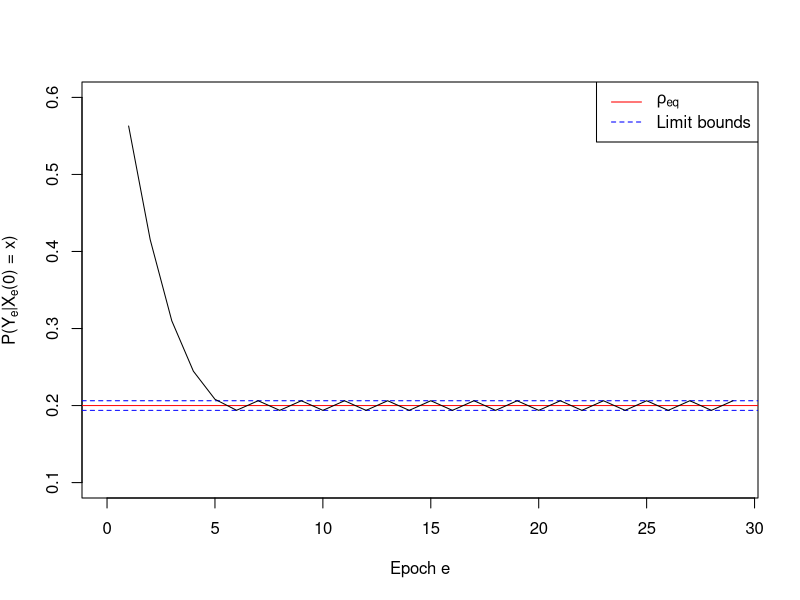

Recreate this plot in R.
################################################################
################################################################
## Successive adjuvancy basic simulation of theorem 1         ##
################################################################
################################################################
## 
## James Liley, April 27
##



################################################################
## Seed, functions, parameters                                ##
################################################################

# Random seed
set.seed(1)

# Logistic function
logistic=function(x,a=1) 1/(1+exp(-a*x))

# Parameters
n=1000 # number of samples
p=3 # dimension of x

# Test point
x=c(2,3,-1)

# Function g moves x by this much
mxs0=0.6

# Compute (and plot) for this many epochs
nlimit=30

# Function governing how to compute rho from values z=P(Y_e|X_e(0)=x) (oracle is mean of z)
rho_fit=function(z,e) mean(f(z,e=e)) # effectively unbiased, no variance

# Set to TRUE to save figure to file rather than drawing in R
save_plot=TRUE



################################################################
## Define functions f and g                                   ##
################################################################

## f, parametrised by beta (beta=(0.62,0.18,0.84) if run with seed). Identical over epochs.
##  Function f has limits 0,1 as any element of x-> -infinity, infinity. It is continuous in both arguments.
beta=abs(rnorm(p)) # WOLOG assume elements of beta are positive
f=function(x,e=0) as.numeric(logistic(x %*% beta))

## Deterministically valued g:  g(r,x) = x + s*mxs*sign(r-r_eq)*|r-r_eq|^gamma. Identical over epochs. 
##  We may take Omega as {x:|x|<A} for any A. 
##  Now f(g(r,x)) - f(x)=o(r-r_eq) if gamma<1.
##  If r>r_eq, g(r,x)< x componentwise, and hence f(g(r,x))<f(x), and similarly if r<r_eq. 
g=function(r,x,r_eq=0.2,mxs=mxs0,e=0,gamma=0.5) {
  dx=matrix(mxs,nrow=nrow(x),ncol=ncol(x))
  sx=sign(r-r_eq)*abs(r-r_eq)^gamma
  dx=dx*sx
  return(x-dx)
}


################################################################
## Functions to compute X_e and (empirically) rho_e           ##
################################################################

# Compute rho and x_e at epoch e with (not-quite) oracle predictor
x_e = function(x,e,nt=1000) {
  
  xe=array(0,dim=c(nt,length(x),e-1))
  rho=rep(0,e-1)
  
  # epoch 0
  xe0=outer(rep(1,nt),x)
  rho0=rho_fit(xe0,0)
  
  xe[,,1]=xe0
  rho[1]=rho0
  
  for (ex in 1:(e-1)) {
    xe1=g(rho0,xe0) # This is X_e
    rho1=rho_fit(xe1,ex) # this is E(Y|X(0)=x) or E(f(Xe))
    rho0=rho1; xe0=xe1
    xe[,,ex]=xe0
    rho[ex]=rho0
  }
  
  return(list(rho=rho,xe=xe))
}



################################################################
## Compute rho and x_e                                        ##
################################################################

xer=x_e(x,nlimit)
rho_seq=xer$rho



################################################################
## Theoretical bounds, empirical                              ##
################################################################

ntx=100 # grid spacing
x_vals=seq(-5,5,length=ntx)

xall=cbind(rep(x_vals,times=ntx^2),rep(x_vals,times=ntx,each=ntx),rep(x_vals,each=ntx^2))
fxall=f(xall)
fgxall=f(g(fxall,xall))

ubound=max(fgxall[which(fxall<0.2)])
lbound=min(fgxall[which(fxall>0.2)])


################################################################
## Draw figures                                               ##
################################################################

# Set up
if (save_plot) pdf(paste0("thm1demo.pdf"),width=4,height=4)

#par(mfrow=c(1,2))

# Limits
ylim1=c(min(c(0.1,rho_seq)),max(c(0.6,rho_seq)))

# Value of rho almost converges
plot(0,type="n",xlab="Epoch e",xlim=c(0,length(rho_seq)),
  ylab=expression(paste("P(Y"[e],"|X"[e],"(0) = x)")),
  ylim=ylim1) # converges slowly to rho_eq
abline(h=0.2,col="red")
abline(h=ubound,col="blue",lty=2)
abline(h=lbound,col="blue",lty=2)

lines(rho_seq)
legend("topright",legend=c(expression(rho[eq]),"Limit bounds"),col=c("red","blue"),lty=c(1,2))


if (save_plot) dev.off()

